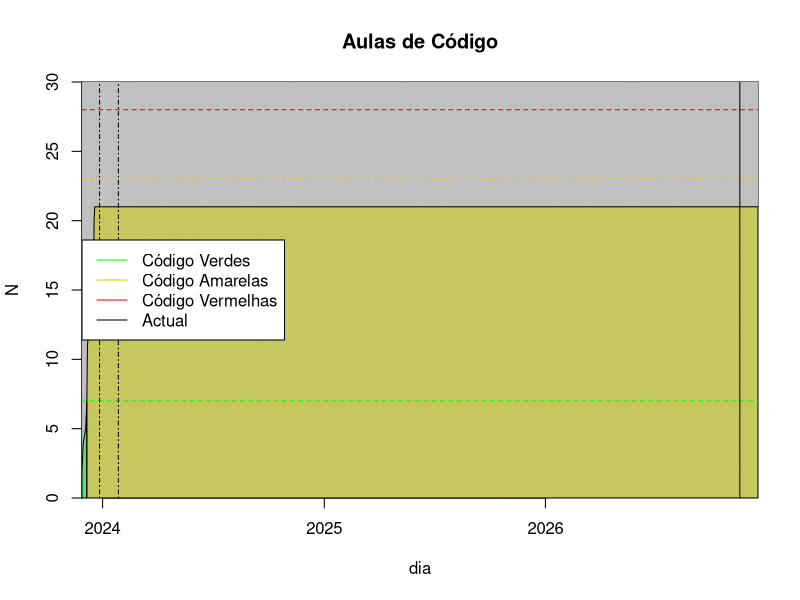

The R source for this figure:
df <- read.csv(file.path("data", "aulas.csv"))

dias <- c(as.Date(df$dia[df$codigo > 0]), as.Date(Sys.Date()) + 30)
codigo <- cumsum(c(df$codigo[df$codigo > 0], 0))

min_dias <- min(dias)
max_dias <- max(dias)
max_codigo <- max(codigo)
diff_dias <- as.numeric(difftime(max_dias, min_dias, unit = "days"))


png(file.path("res", "codigo.png"),
  width = 8, height = 8, units = "cm",
  res = 2048, pointsize = 4
)

plot(
  dias, codigo,
  ylim = c(0, 30), xaxs = "i", yaxs = "i",
  xlab = "dia", ylab = "N", main = "Aulas de Código"
)

grid(nx = diff_dias, ny = 15, lty = 1, col = "gray", lwd = 1)

# Linhas do código
a <- min_dias
x <- dias[codigo < 8]
b <- max(x)
y <- codigo[codigo < 8]
polygon(
  x = c(a, x, b),
  y = c(0, y, 0),
  col = adjustcolor("green", alpha.f = 0.5)
)
if (max_codigo >= 7) {
  a <- b
  x <- dias[codigo > 7 & codigo < 24]
  b <- max(x)
  y <- codigo[codigo > 7 & codigo < 24]
  polygon(
    x = c(a, a, x, b),
    y = c(0, 7, y, 0),
    col = adjustcolor("yellow3", alpha.f = 0.5)
  )
  if (max_codigo >= 23) {
    a <- b
    x <- dias[codigo > 23]
    b <- max(x)
    y <- codigo[codigo > 23]
    polygon(
      x = c(a, a, x, b),
      y = c(0, 23, y, 0),
      col = adjustcolor("red", alpha.f = 0.5)
    )
  }
}


# linhas guia
abline(h = 7, col = "green", lty = 2)
abline(h = 23, col = "yellow3", lty = 2)
abline(h = 28, col = "red", lty = 2)

abline(v = as.Date(Sys.Date()), col = "black")
abline(v = as.Date("2023-12-27"), col = "black", lty = 4)
abline(v = as.Date("2024-01-27"), col = "black", lty = 4)

legend(
  x = "left",
  legend = c("Código Verdes", "Código Amarelas", "Código Vermelhas", "Actual"),
  col = c("green", "yellow3", "red", "black"),
  lty = 1,
  lwd = 1
)
